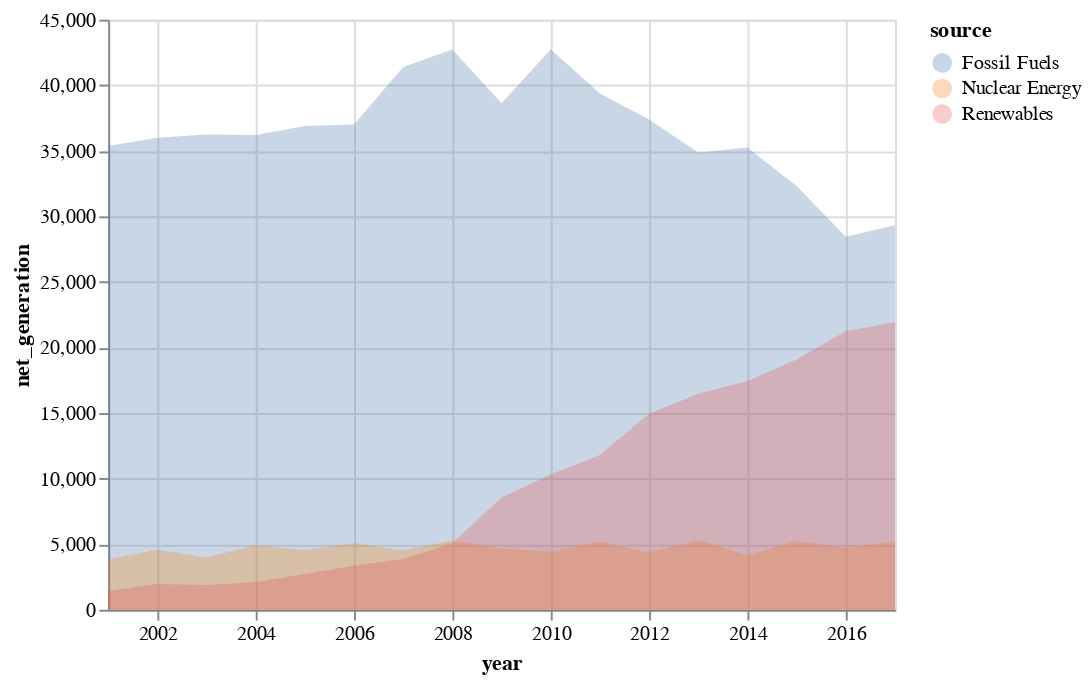

Notebook code cell kept with this figure:
### Code cell
#Layered Area Chart
import altair as alt
from vega_datasets import data

source = data.iowa_electricity()

alt.Chart(source).mark_area(opacity=0.3).encode(
    x="year:T",
    y=alt.Y("net_generation:Q", stack=None),
    color="source:N"
)

### Figure 1 — Vega-Lite specification as saved in the notebook (floating-point values rounded to 4 significant figures)
{"config": {"view": {"continuousWidth": 400, "continuousHeight": 300}}, "data": {"name": "data-bb61008ba0c766c5601afa5323d12ad4"}, "mark": {"type": "area", "opacity": 0.3}, "encoding": {"color": {"field": "source", "type": "nominal"}, "x": {"field": "year", "type": "temporal"}, "y": {"field": "net_generation", "stack": null, "type": "quantitative"}}, "$schema": "https://vega.github.io/schema/vega-lite/v4.17.0.json", "datasets": {"data-bb61008ba0c766c5601afa5323d12ad4": [{"year": "2001-01-01T00:00:00", "source": "Fossil Fuels", "net_generation": 35361}, {"year": "2002-01-01T00:00:00", "source": "Fossil Fuels", "net_generation": 35991}, {"year": "2003-01-01T00:00:00", "source": "Fossil Fuels", "net_generation": 36234}, {"year": "2004-01-01T00:00:00", "source": "Fossil Fuels", "net_generation": 36205}, {"year": "2005-01-01T00:00:00", "source": "Fossil Fuels", "net_generation": 36883}, {"year": "2006-01-01T00:00:00", "source": "Fossil Fuels", "net_generation": 37014}, {"year": "2007-01-01T00:00:00", "source": "Fossil Fuels", "net_generation": 41389}, {"year": "2008-01-01T00:00:00", "source": "Fossil Fuels", "net_generation": 42734}, {"year": "2009-01-01T00:00:00", "source": "Fossil Fuels", "net_generation": 38620}, {"year": "2010-01-01T00:00:00", "source": "Fossil Fuels", "net_generation": 42750}, {"year": "2011-01-01T00:00:00", "source": "Fossil Fuels", "net_generation": 39361}, {"year": "2012-01-01T00:00:00", "source": "Fossil Fuels", "net_generation": 37379}, {"year": "2013-01-01T00:00:00", "source": "Fossil Fuels", "net_generation": 34873}, {"year": "2014-01-01T00:00:00", "source": "Fossil Fuels", "net_generation": 35250}, {"year": "2015-01-01T00:00:00", "source": "Fossil Fuels", "net_generation": 32319}, {"year": "2016-01-01T00:00:00", "source": "Fossil Fuels", "net_generation": 28437}, {"year": "2017-01-01T00:00:00", "source": "Fossil Fuels", "net_generation": 29329}, {"year": "2001-01-01T00:00:00", "source": "Nuclear Energy", "net_generation": 3853}, {"year": "2002-01-01T00:00:00", "source": "Nuclear Energy", "net_generation": 4574}, {"year": "2003-01-01T00:00:00", "source": "Nuclear Energy", "net_generation": 3988}, {"year": "2004-01-01T00:00:00", "source": "Nuclear Energy", "net_generation": 4929}, {"year": "2005-01-01T00:00:00", "source": "Nuclear Energy", "net_generation": 4538}, {"year": "2006-01-01T00:00:00", "source": "Nuclear Energy", "net_generation": 5095}, {"year": "2007-01-01T00:00:00", "source": "Nuclear Energy", "net_generation": 4519}, {"year": "2008-01-01T00:00:00", "source": "Nuclear Energy", "net_generation": 5282}, {"year": "2009-01-01T00:00:00", "source": "Nuclear Energy", "net_generation": 4679}, {"year": "2010-01-01T00:00:00", "source": "Nuclear Energy", "net_generation": 4451}, {"year": "2011-01-01T00:00:00", "source": "Nuclear Energy", "net_generation": 5215}, {"year": "2012-01-01T00:00:00", "source": "Nuclear Energy", "net_generation": 4347}, {"year": "2013-01-01T00:00:00", "source": "Nuclear Energy", "net_generation": 5321}, {"year": "2014-01-01T00:00:00", "source": "Nuclear Energy", "net_generation": 4152}, {"year": "2015-01-01T00:00:00", "source": "Nuclear Energy", "net_generation": 5243}, {"year": "2016-01-01T00:00:00", "source": "Nuclear Energy", "net_generation": 4703}, {"year": "2017-01-01T00:00:00", "source": "Nuclear Energy", "net_generation": 5214}, {"year": "2001-01-01T00:00:00", "source": "Renewables", "net_generation": 1437}, {"year": "2002-01-01T00:00:00", "source": "Renewables", "net_generation": 1963}, {"year": "2003-01-01T00:00:00", "source": "Renewables", "net_generation": 1885}, {"year": "2004-01-01T00:00:00", "source": "Renewables", "net_generation": 2102}, {"year": "2005-01-01T00:00:00", "source": "Renewables", "net_generation": 2724}, {"year": "2006-01-01T00:00:00", "source": "Renewables", "net_generation": 3364}, {"year": "2007-01-01T00:00:00", "source": "Renewables", "net_generation": 3870}, {"year": "2008-01-01T00:00:00", "source": "Renewables", "net_generation": 5070}, {"year": "2009-01-01T00:00:00", "source": "Renewables", "net_generation": 8560}, {"year": "2010-01-01T00:00:00", "source": "Renewables", "net_generation": 10308}, {"year": "2011-01-01T00:00:00", "source": "Renewables", "net_generation": 11795}, {"year": "2012-01-01T00:00:00", "source": "Renewables", "net_generation": 14949}, {"year": "2013-01-01T00:00:00", "source": "Renewables", "net_generation": 16476}, {"year": "2014-01-01T00:00:00", "source": "Renewables", "net_generation": 17452}, {"year": "2015-01-01T00:00:00", "source": "Renewables", "net_generation": 19091}, {"year": "2016-01-01T00:00:00", "source": "Renewables", "net_generation": 21241}, {"year": "2017-01-01T00:00:00", "source": "Renewables", "net_generation": 21933}]}}
